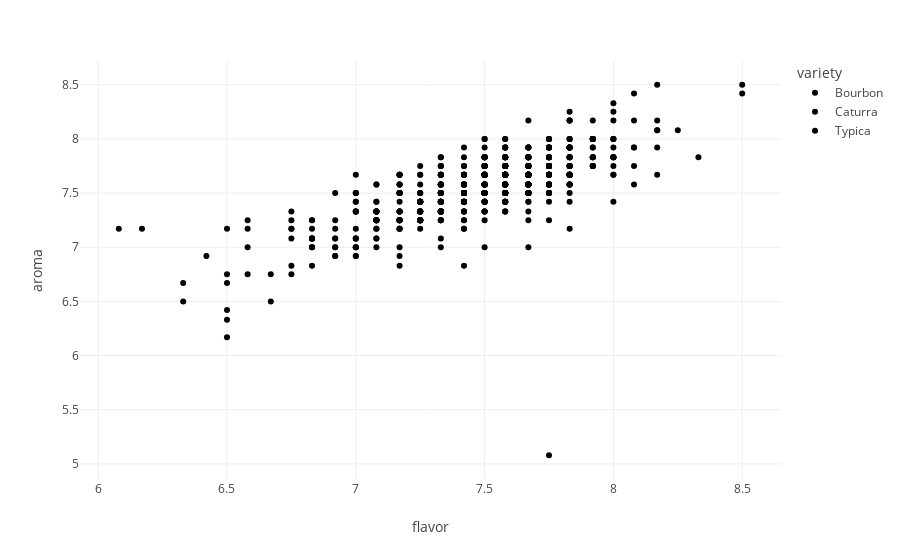

Notebook code cell kept with this figure:
### Markdown cell above
Even though individual scores contribute to the overall score, we can plot individual categories against each other to see which varieties offer up high scores for two criteria. For example, if we're primarily concerned with a bean's aroma and flavor, we can see if there's a correlation between the two criteria within the popular varieties.

### Code cell
# Place holders for steamlit widgets
cat1 = 'flavor'
cat2 = 'aroma'

fig = px.scatter(df_popular_var, x=cat1, y=cat2, color='variety')
fig.show()

### Figure 1 — Plotly figure (JSON) as saved in the notebook; plotly's stock layout.template omitted (floating-point values rounded to 4 significant figures; data arrays with more than 128 entries replaced by an {"elided": "..."} marker saying what was removed)
{"data": [{"hovertemplate": "variety=Bourbon<br>flavor=%{x}<br>aroma=%{y}<extra></extra>", "legendgroup": "Bourbon", "marker": {"color": "#000001", "symbol": "circle"}, "mode": "markers", "name": "Bourbon", "orientation": "v", "showlegend": true, "type": "scatter", "x": {"elided": "226 float values"}, "xaxis": "x", "y": {"elided": "226 float values"}, "yaxis": "y"}, {"hovertemplate": "variety=Caturra<br>flavor=%{x}<br>aroma=%{y}<extra></extra>", "legendgroup": "Caturra", "marker": {"color": "#000002", "symbol": "circle"}, "mode": "markers", "name": "Caturra", "orientation": "v", "showlegend": true, "type": "scatter", "x": {"elided": "255 float values"}, "xaxis": "x", "y": {"elided": "255 float values"}, "yaxis": "y"}, {"hovertemplate": "variety=Typica<br>flavor=%{x}<br>aroma=%{y}<extra></extra>", "legendgroup": "Typica", "marker": {"color": "#000003", "symbol": "circle"}, "mode": "markers", "name": "Typica", "orientation": "v", "showlegend": true, "type": "scatter", "x": {"elided": "211 float values"}, "xaxis": "x", "y": {"elided": "211 float values"}, "yaxis": "y"}], "layout": {"legend": {"title": {"text": "variety"}, "tracegroupgap": 0}, "margin": {"t": 60}, "xaxis": {"anchor": "y", "domain": [0, 1], "title": {"text": "flavor"}}, "yaxis": {"anchor": "x", "domain": [0, 1], "title": {"text": "aroma"}}}}
